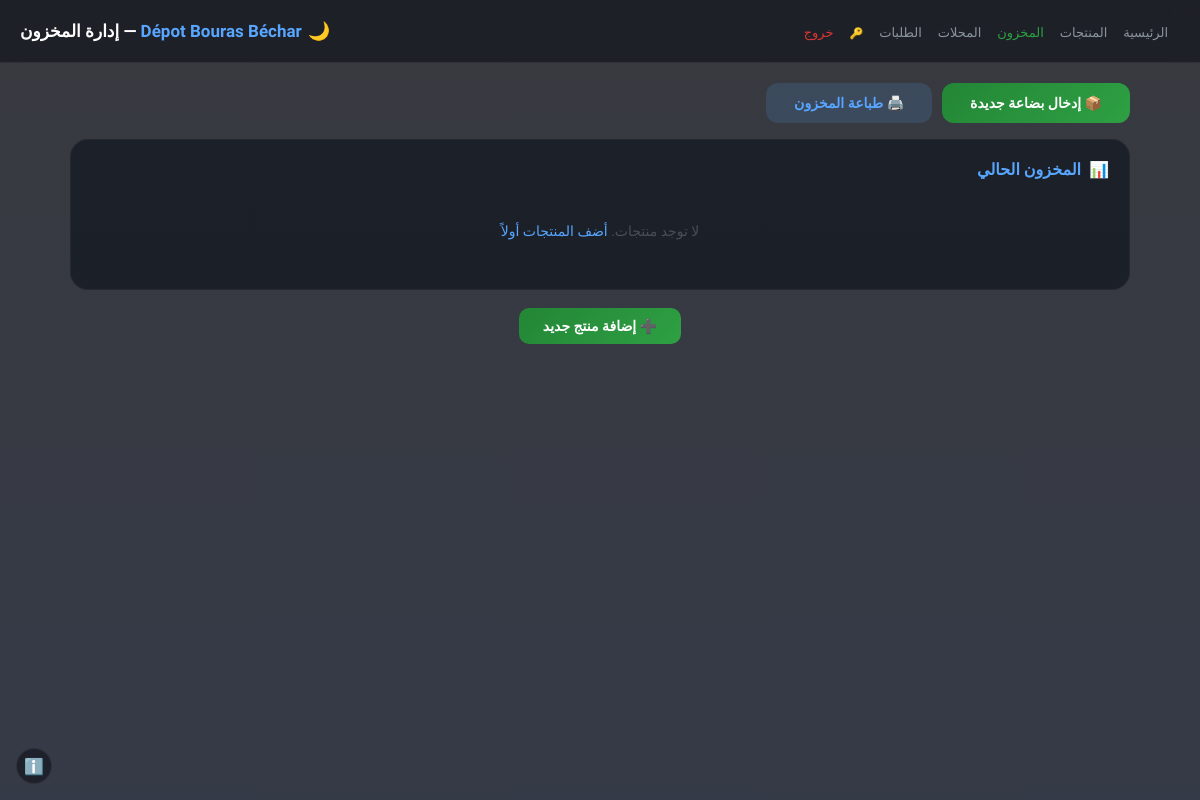
The page /admin/stock (signed in) on the database as committed earlier.
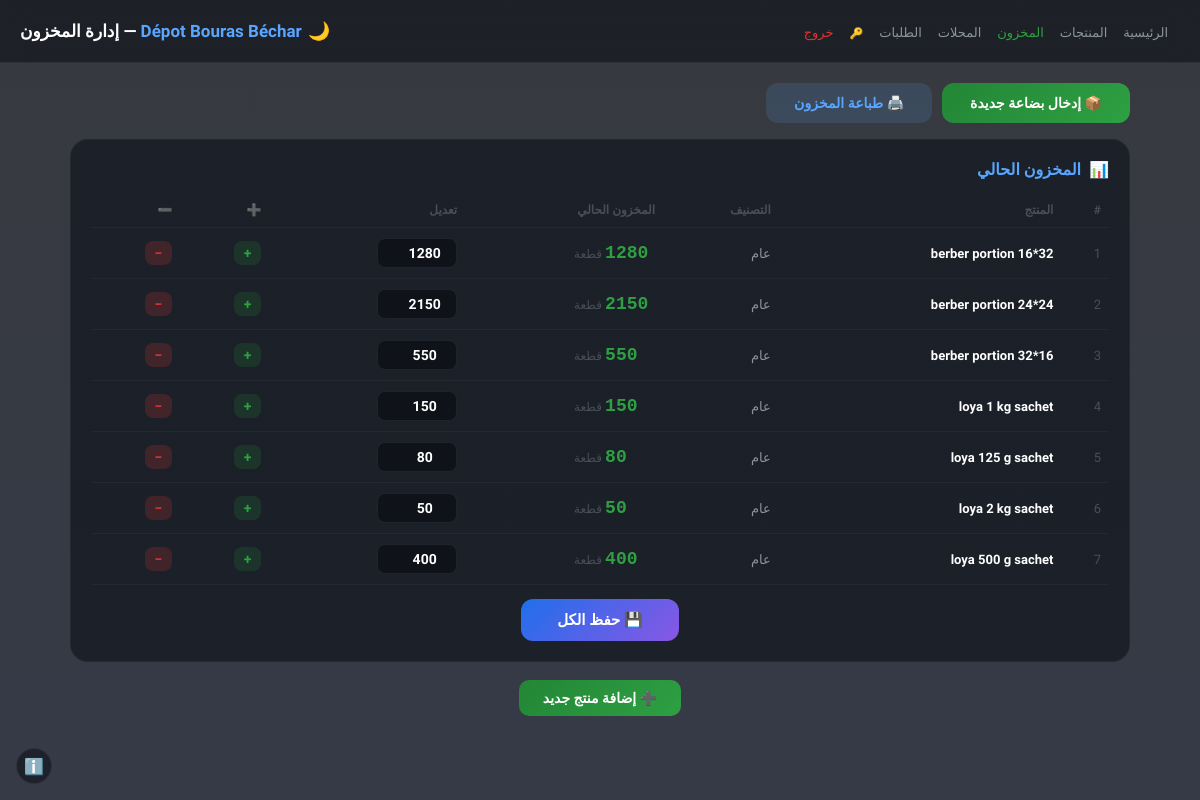
The same page on the database as committed later.
### app.py (models this page shows)
class Product(db.Model):
    __tablename__ = 'products'
    id = db.Column(db.Integer, primary_key=True)
    name = db.Column(db.String(200), nullable=False)
    price = db.Column(db.Float, nullable=False)
    unit = db.Column(db.String(50), default='قطعة')
    category = db.Column(db.String(100), default='عام')
    available = db.Column(db.Integer, default=1)
    stock = db.Column(db.Float, default=0)

### app.py (the view, shortened to what this page needs)
@app.route('/admin/stock', methods=['GET', 'POST'])
@admin_required
def manage_stock():
    products = Product.query.order_by(Product.category, Product.name).all()
    return render_template('stock.html', products=products)

### app.py (called while the page is built)
def get_public_url():
    if app.config['PUBLIC_URL']:
        return app.config['PUBLIC_URL'].rstrip('/') + '/'
    try:
        return request.host_url
    except:
        return 'https://'

@app.context_processor
def inject_globals():
    return {
        'shop_name': app.config['SHOP_NAME'],
        'shop_tagline': app.config['SHOP_TAGLINE'],
        'public_url': get_public_url()
    }

def admin_required(f):
    @wraps(f)
    def decorated(*args, **kwargs):
        if not session.get('admin_logged_in'):
            return redirect(url_for('admin_login'))
        return f(*args, **kwargs)
    return decorated

### templates/stock.html (shortened to what this page needs)
<!DOCTYPE html>
<html lang="ar" dir="rtl" data-theme="dark">
<head>
</head>
<body>
<div class="topbar">
  <div>
    <a href="{{ url_for('admin') }}">الرئيسية</a>
    <a href="{{ url_for('manage_products') }}">المنتجات</a>
    <a href="{{ url_for('manage_stock') }}" style="color:var(--accent-green)">المخزون</a>
    <a href="{{ url_for('manage_shops') }}">المحلات</a>
    <a href="{{ url_for('view_orders') }}">الطلبات</a>
    <a href="{{ url_for('change_password') }}" style="font-size:11px">🔑</a>
    <a href="{{ url_for('admin_logout') }}" style="color:var(--accent-red)">خروج</a>
  </div>
  <div style="display:flex;align-items:center">
    <button class="theme-btn" onclick="toggleTheme()" id="themeBtn" title="تغيير الثيم">🌙</button>
    <h1><span>{{ shop_name }}</span> — إدارة المخزون</h1>
  </div>
</div>
<div class="container">
  <div style="display:flex;gap:10px;margin-bottom:16px;flex-wrap:wrap">
    <button onclick="openModal()" style="padding:12px 28px;background:linear-gradient(135deg,#238636,#2EA043);border:none;border-radius:12px;color:#fff;font-size:14px;font-weight:700;cursor:pointer;transition:all 0.2s;font-family:'Cairo',sans-serif;display:flex;align-items:center;gap:6px">📦 إدخال بضاعة جديدة</button>
    <button onclick="printStock()" style="padding:12px 28px;background:var(--btn-hover);border:none;border-radius:12px;color:var(--accent);font-size:14px;font-weight:700;cursor:pointer;transition:all 0.2s;font-family:'Cairo',sans-serif;display:flex;align-items:center;gap:6px">🖨️ طباعة المخزون</button>
  </div>
  <div class="card">
    <h2>📊 <span>المخزون الحالي</span></h2>
    {% if products %}
    <form method="POST">
      <table>
        <tr><th>#</th><th>المنتج</th><th>التصنيف</th><th>المخزون الحالي</th><th>تعديل</th><th>➕</th><th>➖</th></tr>
        {% for p in products %}
        <tr>
          <td style="color:var(--text-dim)">{{ loop.index }}</td>
          <td style="font-weight:600">{{ p.name }}</td>
          <td style="color:var(--text-muted)">{{ p.category }}</td>
          <td><span class="stock-num {{ 'stock-low' if p.stock==0 else 'stock-ok' }}">{{ p.stock|int or 0 }}</span> <span style="color:var(--text-dim);font-size:12px">{{ p.unit }}</span></td>
          <td><input type="number" step="1" name="stock_{{ p.id }}" value="{{ p.stock|int or 0 }}" min="0" style="width:80px;padding:6px 8px;background:var(--input-bg);border:1px solid var(--input-border);border-radius:8px;color:var(--text);font-size:14px;font-weight:700;text-align:center;font-family:'Cairo',sans-serif"></td>
          <td>
            <form method="POST" class="stock-form" style="display:inline">
              <button type="submit" class="btn-stock btn-add-stock" style="padding:4px 10px;font-size:14px">+</button>
            </form>
          </td>
          <td>
            <form method="POST" class="stock-form" style="display:inline">
              <button type="submit" class="btn-stock btn-sub-stock" style="padding:4px 10px;font-size:14px">−</button>
            </form>
          </td>
        </tr>
        {% endfor %}
      </table>
      <div style="text-align:center;margin-top:14px">
        <button type="submit" style="padding:12px 36px;background:linear-gradient(135deg,#1F6FEB,#8957E5);border:none;border-radius:12px;color:#fff;font-size:15px;font-weight:700;cursor:pointer;transition:all 0.2s;font-family:'Cairo',sans-serif">💾 حفظ الكل</button>
      </div>
    </form>
    {% else %}
    <div class="empty">لا توجد منتجات. <a href="{{ url_for('manage_products') }}">أضف المنتجات أولاً</a></div>
    {% endif %}
  </div>
  <div style="text-align:center;margin-top:10px">
    <a href="{{ url_for('manage_products') }}" style="padding:10px 24px;background:linear-gradient(135deg,#238636,#2EA043);border:none;border-radius:10px;color:#fff;font-size:14px;font-weight:700;cursor:pointer;text-decoration:none;display:inline-block">➕ إضافة منتج جديد</a>
  </div>
</div>
<button class="info-btn" onclick="showInfo()" title="معلومات الموقع">ℹ️</button>
</body>
</html>

Rows that differ between the two databases and show on the page:
added Product: name "berber portion 16*32", category "عام", stock "1280", unit "قطعة"
added Product: name "berber portion 24*24", category "عام", stock "2150", unit "قطعة"
added Product: name "berber portion 32*16", category "عام", stock "550", unit "قطعة"
added Product: name "loya 1 kg sachet", category "عام", stock "150", unit "قطعة"
added Product: name "loya 125 g sachet", category "عام", stock "80", unit "قطعة"
added Product: name "loya 2 kg sachet", category "عام", stock "50", unit "قطعة"
added Product: name "loya 500 g sachet", category "عام", stock "400", unit "قطعة"
Other text that changed with them:
text no longer shown: "لا توجد منتجات. أضف المنتجات أولاً"
text now shown: "# المنتج التصنيف المخزون الحالي تعديل ➕ ➖ 💾 حفظ الكل"
